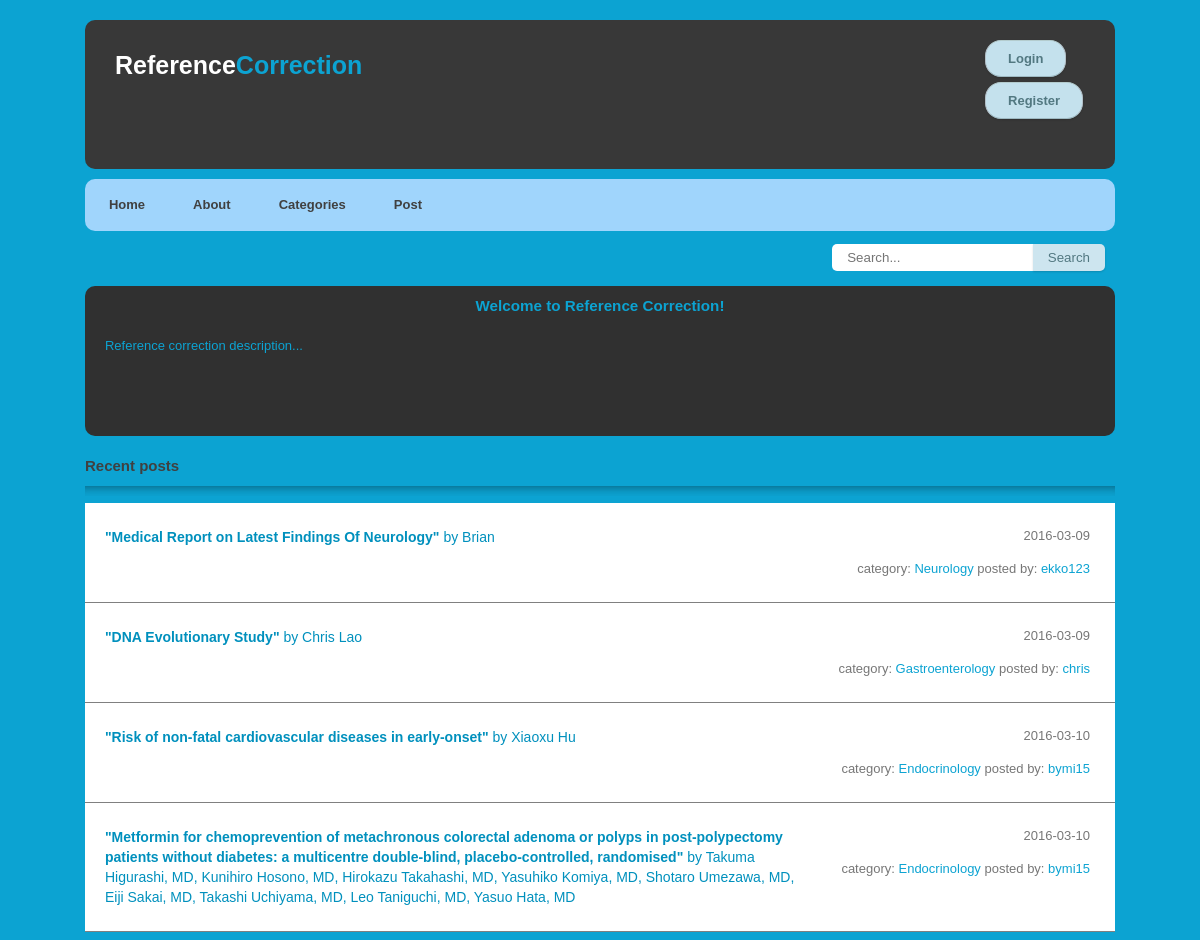
The page / on the database its author committed.
### tables this page shows
CREATE TABLE `posts` (
  `id` int(11) NOT NULL AUTO_INCREMENT,
  `article_title` text NOT NULL,
  `article_url` text NOT NULL,
  `article_references` int(11) NOT NULL,
  `date` date NOT NULL,
  `views` int(11) NOT NULL DEFAULT '0',
  `category` text NOT NULL,
  `article_author` text NOT NULL,
  `author` int(11) NOT NULL,
  PRIMARY KEY (`id`),
  KEY `posts_ibfk_1` (`author`),
  KEY `posts_reference_id` (`article_references`),
  CONSTRAINT `posts_ibfk_1` FOREIGN KEY (`author`) REFERENCES `users` (`id`),
  CONSTRAINT `posts_reference_id` FOREIGN KEY (`article_references`) REFERENCES `reference` (`id`) ON DELETE CASCADE ON UPDATE CASCADE
);

CREATE TABLE `users` (
  `id` int(11) NOT NULL AUTO_INCREMENT,
  `username` text NOT NULL,
  `password` text NOT NULL,
  `email` text NOT NULL,
  PRIMARY KEY (`id`),
  KEY `id` (`id`)
);

### include/functions.php (called while the page is built, shortened)
<?php
function login_check($mysqli) {
    if (isset($_SESSION['user_id'], $_SESSION['username'], $_SESSION['login_string'])) {
        $user_id = $_SESSION['user_id'];
        $username = $_SESSION['username'];
        $login_string = $_SESSION['login_string'];
        $user_browser = $_SERVER['HTTP_USER_AGENT'];
        if ($stmt = $mysqli->prepare("SELECT password
                                      FROM users
                                      WHERE id = ? LIMIT 1")) {
            $stmt->bind_param('i', $user_id);
            $stmt->execute();
            $stmt->store_result();
            if ($stmt->num_rows == 1) {
                $stmt->bind_result($password);
                $stmt->fetch();
                $login_check = hash('sha512', $password . $user_browser);
                if (hash_equals($login_check, $login_string) ){
                    return true;
                } else {
                    return false;
                }
            } else {
                return false;
            }
        } else {
            return false;
        }
    } else {
        return false;
    }
}
?>

### index.php (the view, shortened to what this page needs)
<?php
include_once '/include/connection.php';
include_once '/include/functions.php';
?>
<!DOCTYPE html>
<html>
<head>
    <link rel="stylesheet" type="text/css" href="/css/index.css">
</head>
<body>
    <div class="container">
        <?php
        include 'header.php';
        ?>
        <div class="about_section">
            <h3>Welcome to Reference Correction!</h3>
            <p>Reference correction description...</p>
        </div>
        <div class="post_section">
            <h4>Recent posts</h4><hr>
                <?php
                include_once '/include/connection.php';
                $sql = "SELECT posts.id, posts.article_title, posts.article_author, posts.date, posts.category, posts.author, users.username FROM posts LEFT JOIN users ON posts.author = users.id LIMIT 10";
                $result = mysqli_query($mysqli, $sql);
                if(!$result)
                {
                    echo '<h3>Could not display the recent posts. Please refresh the page and try again later.</h3>';
                }
                else
                {
                    if(mysqli_num_rows($result) == 0)
                    {
                        echo '<h3>No posts to be displayed.</h3>';
                    }
                    else
                    {
                        while($row = mysqli_fetch_assoc($result))
                        {
                            echo '<div class="post" onclick="location.href=\'post.php?id=' . $row['id'] . '\';">
                                    <p class="post_title">"' . $row['article_title'] . '" <span style="font-weight: normal;">by ' . $row['article_author'] . '</span></p>
                                    <p class="date">' . $row['date'] . '</p>
                                    <p>category: <a href="#">' . $row['category'] . '</a> posted by: <a href="#">' . $row['username'] . '</a></p>
                                </div>';
                        }
                    }
                }
                ?>
        </div>
    </div>
</body>
</html>

### header.php (shortened to what this page needs)
<div class="header">
    <h1 class="mainhead">Reference<span style="color:#0ca3d2">Correction</span></h1>
    <?php
    if (login_check($mysqli) == true) {
        echo '<p>Welcome ' . htmlentities($_SESSION['username']) . '</p>';
        echo '<a href="process_logout.php"><input type="button" value="Logout" class="submit_button"/></a>';
    } else {
        echo '<a href="login.php"><input type="button" value="Login" class="submit_button"/></a>';
        echo '<a href="register.php"><input type="button" value="Register" class="submit_button"/></a>';
    }
    ?>
</div>
<div class="navigation">
    <ul>
        <li><a href="index.php">Home</a></li>
        <li><a href="about.php">About</a></li>
        <li>
            <a href="#">Categories</a>
        </li>
        <li><a href="create_post.php">Post</a></li>
    </ul>
    <div class="search_bar">
        <form method="get" action="search.php">
            <input type="text" name="search" placeholder="Search...">
            <a href="#"><button type="button" onclick="">Search</button></a>
        </form>
    </div>
</div>

### css/index.css (style rules this page uses)
body { font: 13px/20px "Lucida Grande", Tahoma, Verdana, sans-serif; background: #0ca3d2; color: #404040; }
.container { width: 87%; margin-left: auto; margin-right: auto; }
.header { margin-top: 20px; padding: 15px; padding-bottom:50px; background-color: #383838; border-radius:10px; }
.header h1 { text-align: left; margin-left: 15px; font-size: 25px; }
.header a { text-decoration: none; color:white; margin-left: 10px; }
.mainhead { width:86%; text-align: center; margin-top: 20px; color:white; float:left; }
.navigation ul { list-style-type: none; margin-top: 10px; padding: 0; overflow: hidden; background-color: #A0D5FC; border-radius: 10px; }
.navigation ul li { float: left; -moz-transition: background .1s ease-in; -o-transition: background .1s ease-in; -webkit-transition: background .1s ease-in; transition: background .1s ease-in; }
.navigation form { text-align: right; }
.navigation li a { font-weight: bold; display: block; color: #404040; text-align: center; padding: 16px 24px; text-decoration: none; }
.about_section { background: #303030; height:150px; border-radius: 10px; color:#0ca3d2; }
.about_section h3 { text-align: center; padding-top: 10px; }
.about_section p { margin: 20px; }
.post_section h4 { margin-top: 20px; font-size: 15px; margin-bottom: 10px; }
.post_section hr { height:10px; border: 0; box-shadow: inset 0 12px 12px -12px rgba(0,0,0,0.5); }
.post_section div { -moz-transition: background .2s ease-in; -o-transition: background .2s ease-in; -webkit-transition: background .2s ease-in; transition: background .2s ease-in; }
.post { background: white; padding: 10px; border-bottom: solid 1px #808080; overflow: hidden; }
.post .post_title { font-size: 14px; float: left; margin-left: 10px; width: 70%; text-align: left; text-decoration: none; color: #0090BD; font-weight: bold; }
.post a { text-decoration: none; color: #0ca3d2; }
.post p { float: right width: 30%; text-align: right; margin-right: 15px; color: #777; }
.post .date { color: #777; }
.search_bar { text-align: left; }
.search_bar button { position: relative; left: -10px; padding: 6px 15px; border: 0 solid; border-radius: 0 5px 5px 0; background: #cde5ef; color: #527881; box-shadow:0 1px 2px rgba(0, 0, 0, 0.15); }
.search_bar input { right: 5px; padding: 6px 15px; border: 0 solid; border-radius: 5px 0 0 5px; }
.submit_button { display: inline; padding: 10px 22px; text-align: center; text-decoration: none; margin-top:5px; font-size: 13px; font-weight: bold; color:#527881; background: #c4e1ed; border: 1px solid; border-color: #b4ccce #b3c0c8 #9eb9c2; border-radius: 16px; -webkit-box-sizing: content-box; -moz-box-sizing: content-box; -moz-transition: background .1s ease-in; -o-transition: background .1s ease-in; -webkit-transition: background .1s ease-in; transition: background .1s ease-in; box-sizing: content-box; box-shadow:0 1px 2px rgba(0, 0, 0, 0.15); }

### rows shown on the page
posts: article_title "Medical Report on Latest Findings Of Neurology", article_author "Brian", date "2016-03-09", category "Neurology", author.username "ekko123"
posts: article_title "DNA Evolutionary Study", article_author "Chris Lao", date "2016-03-09", category "Gastroenterology", author.username "chris"
posts: article_title "Risk of non-fatal cardiovascular diseases in early-onset", article_author "Xiaoxu Hu", date "2016-03-10", category "Endocrinology", author.username "bymi15"
posts: article_title "Metformin for chemoprevention of metachronous colorectal adenoma or polyps in post-polypectomy patients without diabetes: a multicentre double-blind, placebo-controlled, randomised", article_author "Takuma Higurashi, MD, Kunihiro Hosono, MD, Hirokazu Takahashi, MD, Yasuhiko Komiya, MD, Shotaro Umezawa, MD, Eiji Sakai, MD, Takashi Uchiyama, MD, Leo Taniguchi, MD, Yasuo Hata, MD", date "2016-03-10", category "Endocrinology", author.username "bymi15"
